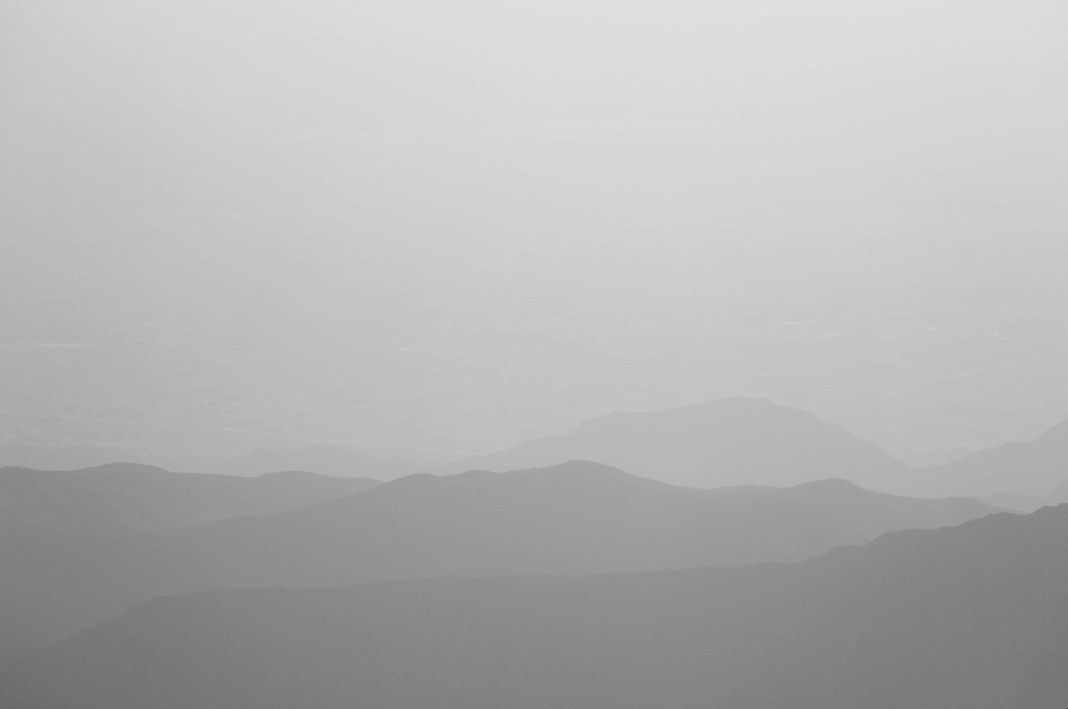
#> input picture image_processing/02_equalizer/image_for_equalizer.png, 1068 x 709 px
$ python main.py
#> lines starting #> are read from the running program, lines starting #| are printed output that depends on the picture
import cv2
import matplotlib.pyplot as plt

im = cv2.imread('image_for_equalizer.png', 0)
#> im is the input picture: shape (709, 1068); min 52, max 225, mean 180.2
result = cv2.equalizeHist(im)
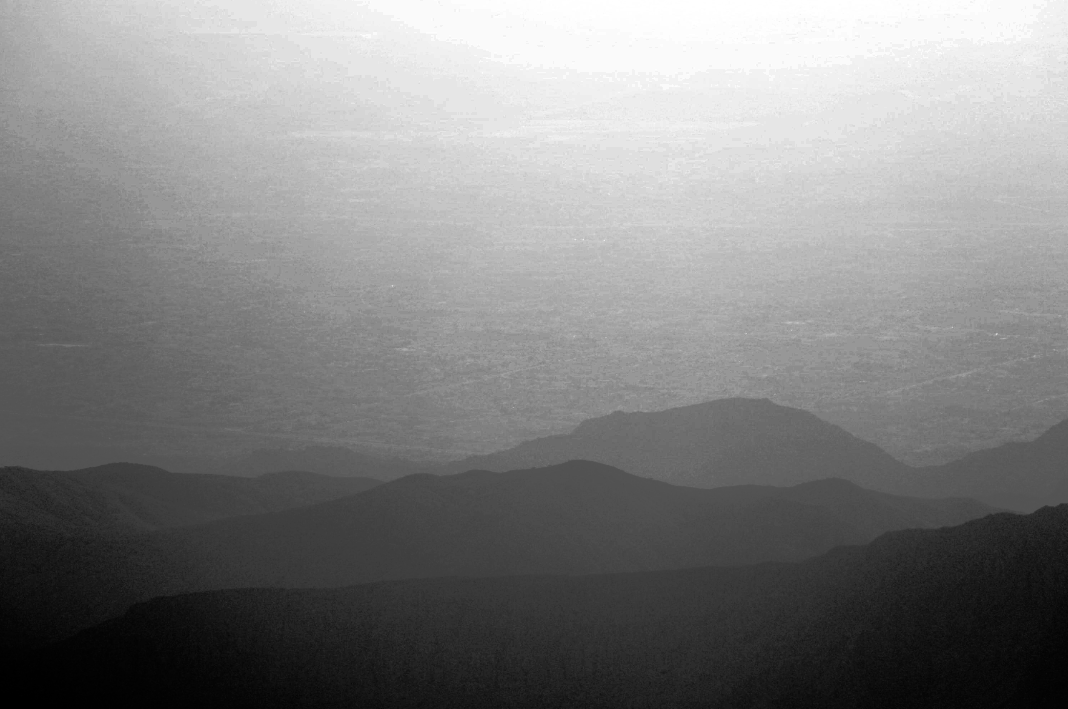
#> result: shape (709, 1068); min 0, max 255, mean 129.1

for i, image in enumerate([im, result]):
    plt.subplot(2, 2, i + 1)
    plt.imshow(image, cmap='gray', vmin=0, vmax=255)
    plt.title(['До', 'После'][i])
    plt.subplot(2, 2, i + 3)
    plt.hist(image.flatten(), 256, (0, 256))
#> this loop made 2 passes

plt.show()
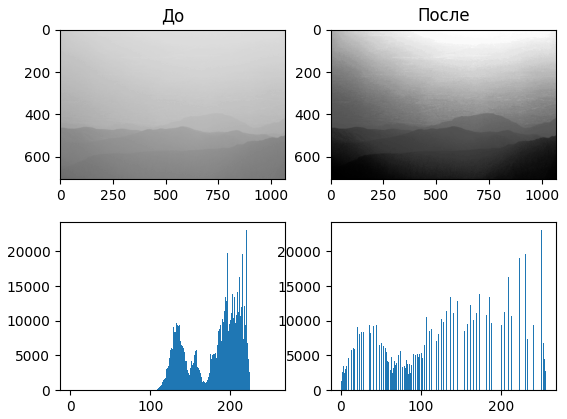
#> figure drawn by matplotlib, 4 panels; panel 2: tallest bar 23046 high, from x = 220 to 221; panel 4: tallest bar 23046 high, from x = 250 to 251
